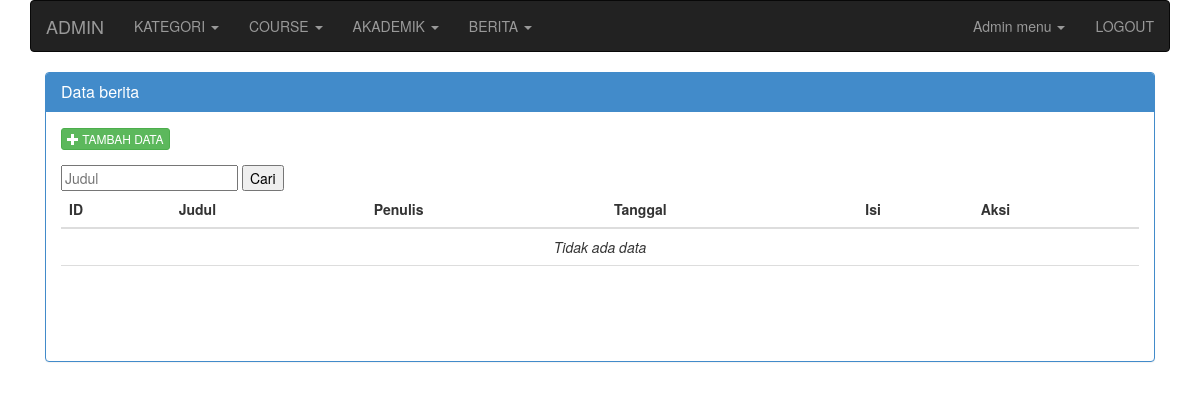
/admin.php?mod=berita (signed in), run on an earlier commit of the app's database.
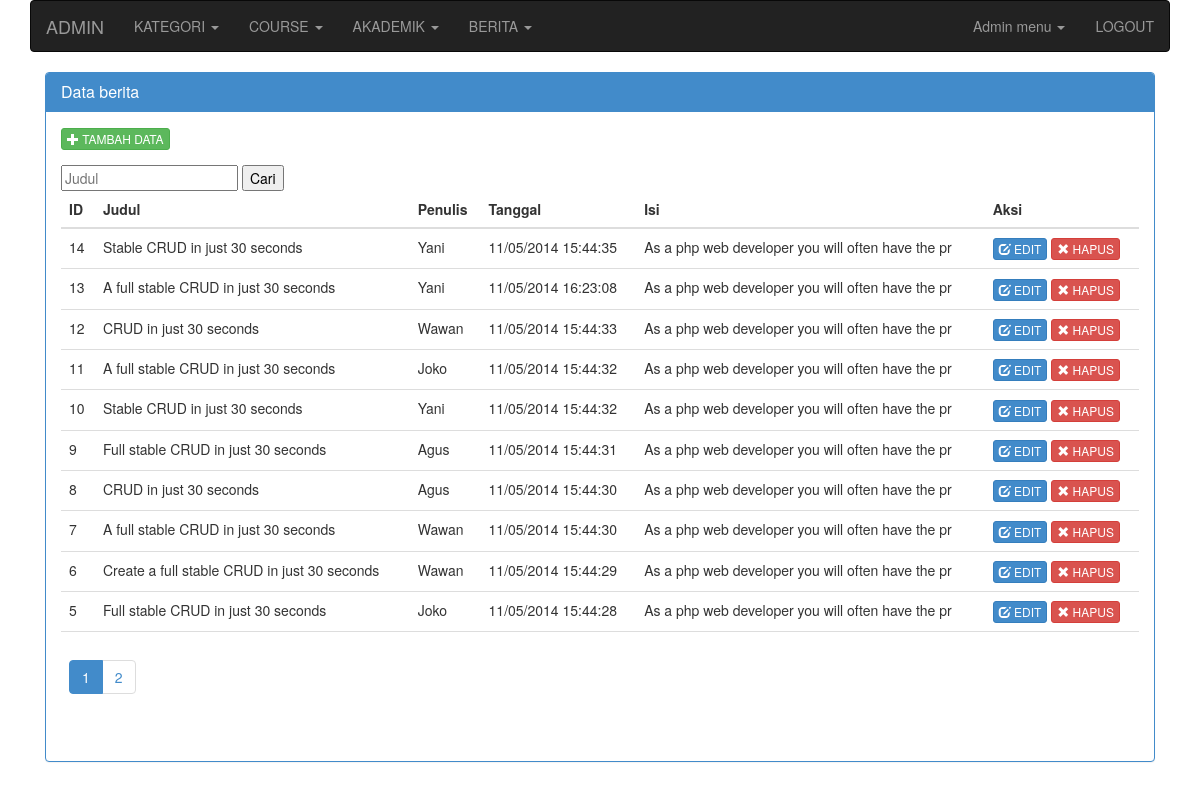
And on a later commit of the database.
### tables this page shows
CREATE TABLE IF NOT EXISTS `berita` (
  `berita_id` int(11) unsigned NOT NULL AUTO_INCREMENT,
  `berita_judul` varchar(255) DEFAULT NULL,
  `berita_tanggal` datetime DEFAULT NULL,
  `berita_author` int(11) DEFAULT NULL,
  `berita_isi` text,
  `berita_gambar` varchar(255) DEFAULT NULL,
  `berita_aktif` tinyint(2) DEFAULT NULL,
  PRIMARY KEY (`berita_id`)
);

### includes/menu_login.php (called while the page is built)
<?php
$menu[1]['KATEGORI'][] = array('title'=>'Data kategori', 'link' => 'admin.php?mod=kategori');
$menu[1]['KATEGORI'][] = array('title'=>'Tambah kategori', 'link' => 'admin.php?mod=kategori&act=add_kategori');
$menu[1]['COURSE'][] = array('title'=>'Data course', 'link' => 'admin.php?mod=course');
$menu[1]['COURSE'][] = array('title'=>'Tambah course', 'link' => 'admin.php?mod=course&act=add_course');
$menu[1]['AKADEMIK'][] = array('title'=>'Data mahasiswa', 'link' => 'admin.php?mod=mahasiswa');
$menu[1]['AKADEMIK'][] = array('title'=>'Data mata kuliah', 'link' => 'admin.php?mod=matkul&');
$menu[1]['AKADEMIK'][] = array('title'=>'Data kelas', 'link' => 'admin.php?mod=kelas');
$menu[1]['AKADEMIK'][] = array('title'=>'Data dosen', 'link' => 'admin.php?mod=dosen');
$menu[1]['BERITA'][] = array('title'=>'Data berita', 'link' => 'admin.php?mod=berita');
$menu[1]['BERITA'][] = array('title'=>'Tambah berita', 'link' => 'admin.php?mod=berita&act=add_berita');
$menu[2]['KATEGORI'][] = array('title'=>'Data kategori', 'link' => 'admin.php?mod=kategori');
$menu[2]['KATEGORI'][] = array('title'=>'Tambah kategori', 'link' => 'admin.php?mod=kategori&act=add_kategori');
$menu[2]['COURSE'][] = array('title'=>'Data course', 'link' => 'admin.php?mod=course');
$menu[2]['COURSE'][] = array('title'=>'Tambah course', 'link' => 'admin.php?mod=course&act=add_course');
$menu[2]['BERITA'][] = array('title'=>'Data berita', 'link' => 'admin.php?mod=berita');
$menu[2]['BERITA'][] = array('title'=>'Tambah berita', 'link' => 'admin.php?mod=berita&act=add_berita');
?>

### includes/fungsi.db.php (called while the page is built, shortened)
<?php
function NumRows( $query = "" )
{
	$execute = mysql_query($query);
	return mysql_num_rows($execute);
}
function GetAll( $query = "" )
{
	$arr_data = array();
	$execute = mysql_query($query) or die( mysql_error() );
	if( $execute ){
		$num_rows = NumRows($query);
		if( $num_rows > 0 ){
			while($data = mysql_fetch_array($execute)){
				$arr_data[] = $data;
			}
		}
	}
	return $arr_data;
}

### modules/berita/admin/action_berita.php (called while the page is built, shortened)
<?php
$search = " WHERE 1 ";
$inlogin = "";
$query = "SELECT * FROM berita $search $inlogin ORDER BY berita_id DESC";
$paging = new Pagination($query,10);
$result = $paging->Result();
$link = $paging->Link();
$r_dosen = array();
$dosen = GetAll("SELECT * FROM dosen");
foreach((array)$dosen as $dos){
	$r_dosen[$dos['dosen_id']] = $dos['dosen_nama'];
}

### modules/berita/admin/berita.php (the view, shortened to what the changed rows need)
<div class="col-md-12" id="content-container">
<div class="panel panel-primary">
    <div class="panel-heading"><h3 class="panel-title">Data berita</h3></div>
    <div class="panel-body">
            <div class="row clearfix">
            <div class="col-md-12 column" id="post">
            	<div class="text-left" style="margin-bottom:15px;"><?=link_tambah("admin.php?mod=berita&act=add_berita")?></div>
            	<div class="table-responsive">
                <form method="get" action="">
                    <input type="text" name="judul" placeholder="Judul" /> <input type="submit" name="s" value="Cari">
                </form>
            	<table class="table">
					<thead>
                    	<tr>
                        	<th>ID</th>
                            <th>Judul</th>
                            <th>Penulis</th>
                            <th>Tanggal</th>
                            <th>Isi</th>
                            <th>Aksi</th>
                        </tr>
                    </thead>
                    <tbody>
						<?php
                        if( $num_rows > 0 )
                        {
                            foreach($result as $row)
                            {
                         ?>
                         		<tr>
                                	<td><?=$row['berita_id']?></td>
                                    <td><?=$row['berita_judul']?></td>
                                    <td><?=$r_dosen[$row['berita_author']]?></td>
                                    <td><?=tgl_indonesia($row['berita_tanggal'])?></td>
                                    <td><?=substr( strip_tags($row['berita_isi']),0,50)?></td>
                                    <td>
										<?=link_edit("admin.php?mod=berita&act=edit_berita&id=".$row['berita_id'])?>
                                        <?=link_hapus("admin.php?mod=berita&delete=yes&id=".$row['berita_id'])?>
                                    </td>
                                </tr>
                        <?php
                            }
                        }else{
						?>
                        	<tr>
                            	<td colspan="7" align="center"><em>Tidak ada data</em></td>
                            </tr>
                        <?php
						}
                        ?>
                    </tbody>
                    <tfoot>
                    	<tr>
                        	<td colspan="7"><?php echo $link; ?></td>
                        </tr>
                    </tfoot>
            	</table>
            	</div>
            </div>
            </div>
    </div>
</div>
</div>

### includes/admin_header.php (shortened to what the changed rows need)
<!doctype html>
<html>
<head>
<link rel="stylesheet" type="text/css" href="<?=_ASSET_URL?>css/bootstrap.min.css" />
<link rel="stylesheet" type="text/css" href="<?=_ASSET_URL?>css/admin_style.css" />
<link rel="stylesheet" type="text/css" href="<?=_ASSET_URL?>jquery.treeview/jquery.treeview.css" />
</head>
<body>
<div class="container">
	<div class="row clearfix">
		<div class="col-md-12 column">
			<nav class="navbar navbar-default navbar-inverse" role="navigation">
				<div class="collapse navbar-collapse" id="bs-example-navbar-collapse-1">
					<ul class="nav navbar-nav">
                    <?php
					$r_menu = $menu[$_SESSION['_login']['grup_id']];
					foreach((array)$r_menu as $title=>$menu )
					{
					?>
                    	<li class="dropdown">
							 <a href="#" class="dropdown-toggle" data-toggle="dropdown"><?=$title?>
                             <strong class="caret"></strong></a>
						</li>
                    <?php
					}
                    ?>
					</ul>
				</div>
			</nav>
			<div class="row clearfix">
				<div class="col-md-12 column">

### includes/fungsi.web.php (shortened to what the changed rows need)
<?php
function link_edit($url, $attr = "" )
{
	$str = "<a href=\"$url\" class=\"btn btn-primary btn-xs\" $attr>
			<i class=\"glyphicon glyphicon-edit\"></i> EDIT</a>";
	return $str;
}
function link_hapus($url, $attr = "" )
{
	$confirm = " onclick=\"return confirm('Apakah Anda yakin akan menghapus data ini?');\"";
	$str = "<a href=\"$url\" class=\"btn btn-danger btn-xs\" $confirm $attr>
			<i class=\"glyphicon glyphicon-remove\"></i> HAPUS</a>";
	return $str;
}
function link_tambah($url="",$title="Tambah data", $attr = "")
{
	$title = strtoupper($title);
	$str = "<a href=\"$url\" class=\"btn btn-success btn-xs\" $attr>
			<i class=\"glyphicon glyphicon-plus\"></i> $title</a>";
	return $str;
}
function tgl_indonesia($tgl)
{
	$tanggal = substr($tgl,8,2);
	$bulan = substr($tgl,5,2);
	$tahun = substr($tgl,0,4);
	$jam = substr($tgl,11,8);
	return "$tanggal/$bulan/$tahun $jam";
}

### includes/pagination.class.php (shortened to what the changed rows need)
<?php
class Paginator{
	var $items_per_page;
	var $items_total;
	var $num_pages;
	var $mid_range;
	var $return;
	var $default_ipp;
	var $querystring;
	function Paginator()
	{
		$this->mid_range = 7;
		$this->items_per_page = (!empty($_GET['ipp'])) ? $_GET['ipp']:$this->default_ipp;
	}
	function paginate()
	{
		if(!isset($this->default_ipp)) $this->default_ipp=25;
		if(@$_GET['ipp'] == 'All')
		{
			$this->num_pages = 1;
		}
		else
		{
			$this->num_pages = ceil($this->items_total/$this->items_per_page);
		}
		$this->current_page = (isset($_GET['page'])) ? (int) $_GET['page'] : 1 ;
		$prev_page = $this->current_page-1;
		$next_page = $this->current_page+1;
		if($_GET)
		{
			$args = explode("&",$_SERVER['QUERY_STRING']);
			foreach($args as $arg)
			{
				$keyval = explode("=",$arg);
				if($keyval[0] != "page" And $keyval[0] != "ipp") $this->querystring .= "" . $arg;
			}
		}
		if($this->num_pages > 10)
		{
			$this->return = ($this->current_page > 1 And $this->items_total >= 10) ? "<li><a class=\"paginate\" href=\"$_SERVER[PHP_SELF]?$this->querystring&page=$prev_page&ipp=$this->items_per_page\">&laquo; Previous</a></li>":"<li><span class=\"inactive\" href=\"#\">&laquo; Previous</span></li>";
			$this->start_range = $this->current_page - floor($this->mid_range/2);
			$this->end_range = $this->current_page + floor($this->mid_range/2);
			if($this->start_range <= 0)
			{
				$this->end_range += abs($this->start_range)+1;
				$this->start_range = 1;
			}
			if($this->end_range > $this->num_pages)
			{
				$this->start_range -= $this->end_range-$this->num_pages;
				$this->end_range = $this->num_pages;
			}
			$this->range = range($this->start_range,$this->end_range);
			for($i=1;$i<=$this->num_pages;$i++)
			{
				if($this->range[0] > 2 And $i == $this->range[0]) $this->return .= " ... ";
				if($i==1 Or $i==$this->num_pages Or in_array($i,$this->range))
				{
					$this->return .= ($i == $this->current_page And $_GET['page'] != 'All') ? "<li class=\"active\"><a title=\"Go to page $i of $this->num_pages\" class=\"current\" href=\"#\">$i</a></li>":"<li><a class=\"paginate\" title=\"Go to page $i of $this->num_pages\" href=\"$_SERVER[PHP_SELF]?page=$i&ipp=$this->items_per_page$this->querystring\">$i</a></li>";
				}
				if($this->range[$this->mid_range-1] < $this->num_pages-1 And $i == $this->range[$this->mid_range-1]) $this->return .= " ... ";
			}
			$this->return .= (($this->current_page < $this->num_pages And $this->items_total >= 10) And ($_GET['page'] != 'All') And $this->current_page > 0) ? "<li class=\"active\"><a class=\"paginate\" href=\"$_SERVER[PHP_SELF]?page=$next_page&ipp=$this->items_per_page$this->querystring\">Next &raquo;</a></li>\n":"<li><span class=\"inactive\" href=\"#\">&raquo; Next</span></li>\n";
		}
		else
		{
			for($i=1;$i<=$this->num_pages;$i++)
			{
				$this->return .= ($i == $this->current_page) ? "<li class=\"active\"><a class=\"current\" href=\"#\">$i</a></a> ":"<li><a class=\"paginate\" href=\"$_SERVER[PHP_SELF]?$this->querystring&page=$i&ipp=$this->items_per_page\">$i</a></li>";
			}
		}
		$this->low = ($this->current_page <= 0) ? 0:($this->current_page-1) * $this->items_per_page;
		$this->limit = (@$_GET['ipp'] == 'All') ? "":" LIMIT $this->low,$this->items_per_page";
	}
	function display_pages()
	{
		return $this->return;
	}
}

What changed in the data, as far as the page shows it:
added berita: berita_id "14", berita_judul "Stable CRUD in just 30 seconds", berita_author "Yani", berita_tanggal "11/05/2014 15:44:35", berita_isi "As a php web developer you will often have the pr"
added berita: berita_id "13", berita_judul "A full stable CRUD in just 30 seconds", berita_author "Yani", berita_tanggal "11/05/2014 16:23:08", berita_isi "As a php web developer you will often have the pr"
added berita: berita_id "12", berita_judul "CRUD in just 30 seconds", berita_author "Wawan", berita_tanggal "11/05/2014 15:44:33", berita_isi "As a php web developer you will often have the pr"
added berita: berita_id "11", berita_judul "A full stable CRUD in just 30 seconds", berita_author "Joko", berita_tanggal "11/05/2014 15:44:32", berita_isi "As a php web developer you will often have the pr"
added berita: berita_id "10", berita_judul "Stable CRUD in just 30 seconds", berita_author "Yani", berita_tanggal "11/05/2014 15:44:32", berita_isi "As a php web developer you will often have the pr"
added berita: berita_id "9", berita_judul "Full stable CRUD in just 30 seconds", berita_author "Agus", berita_tanggal "11/05/2014 15:44:31", berita_isi "As a php web developer you will often have the pr"
added berita: berita_id "8", berita_judul "CRUD in just 30 seconds", berita_author "Agus", berita_tanggal "11/05/2014 15:44:30", berita_isi "As a php web developer you will often have the pr"
added berita: berita_id "7", berita_judul "A full stable CRUD in just 30 seconds", berita_author "Wawan", berita_tanggal "11/05/2014 15:44:30", berita_isi "As a php web developer you will often have the pr"
added berita: berita_id "6", berita_judul "Create a full stable CRUD in just 30 seconds", berita_author "Wawan", berita_tanggal "11/05/2014 15:44:29", berita_isi "As a php web developer you will often have the pr"
added berita: berita_id "5", berita_judul "Full stable CRUD in just 30 seconds", berita_author "Joko", berita_tanggal "11/05/2014 15:44:28", berita_isi "As a php web developer you will often have the pr"
Also different on the page:
text no longer shown: "Tidak ada data"
